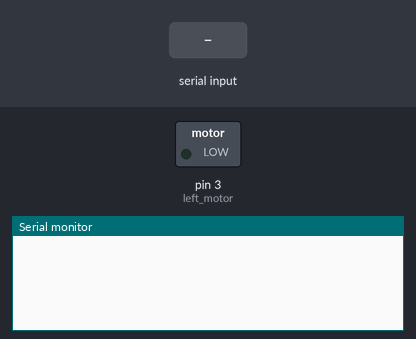
The sketch below on a simulated Arduino Uno, built with avr-gcc and run on an emulated ATmega328P. Parts: switched loads named in the sketch (green lamp = pin HIGH), the last lines printed to the serial monitor. The inputs (shaded band) are chosen by the test bench.

Above: at 1.2 s.
1.3 s: "X" received over Serial
At 2.5 s:
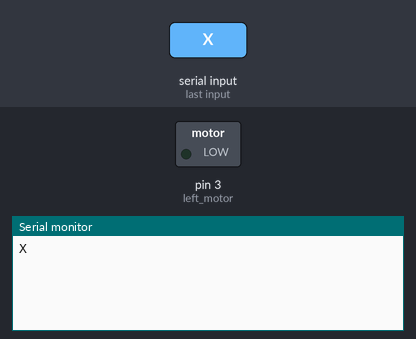
2.8 s: "1" received over Serial
At 3.8 s:
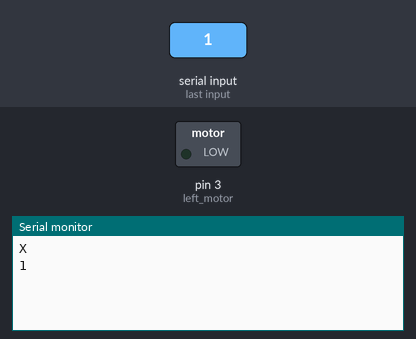

The sketch:

testdrive.ino
```cpp
int left_motor = 3;
int right_motor = 5;

void setup() {
  // put your setup code here, to run once:
  pinMode(left_motor, OUTPUT);
  Serial.begin(9600);
}

void loop() {
  // put your main code here, to run repeatedly:

  int i = 1;

   char data = ' ';
    if(Serial.available()) {
      data = Serial.read();
      Serial.println(data);
    }
  if( data == 'X') {
  digitalWrite(left_motor, HIGH);
  delay(1);
  digitalWrite(left_motor, LOW);
  delay(i);
  }


}
```

Measured:
- after the input at 1.3 s, the serial monitor: prints a new line at once (image 1)
- after the input at 2.8 s, the serial monitor: prints a new line at once (image 2)
